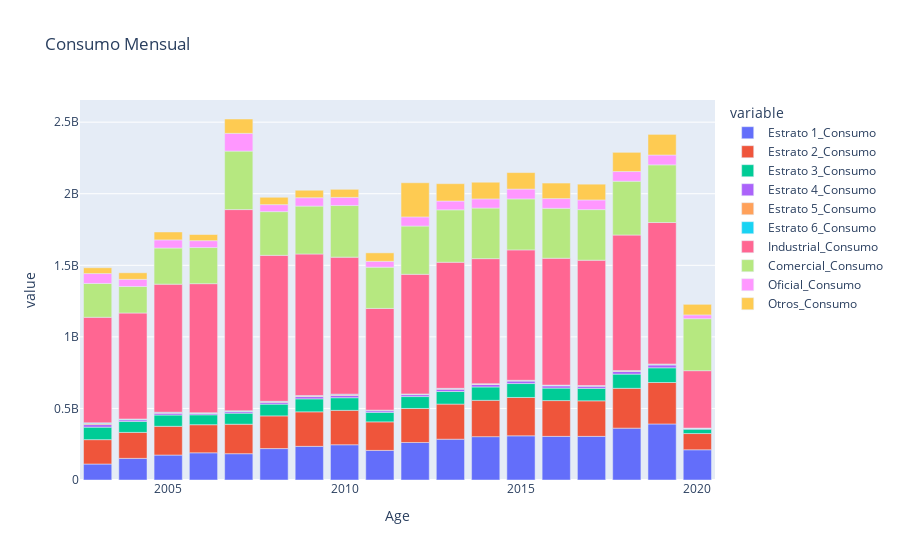

The cell this chart's notebook holds for it:
### Code cell
grafica_0= GraficoBarra(FinalM,ClasesConsumo,['Age'],"Consumo Mensual")
grafica_0

### Figure 1 — Plotly figure (JSON) as saved in the notebook; plotly's stock layout.template omitted (floating-point values rounded to 4 significant figures)
{"data": [{"alignmentgroup": "True", "hovertemplate": "variable=Estrato 1_Consumo<br>Age=%{x}<br>value=%{y}<extra></extra>", "legendgroup": "Estrato 1_Consumo", "marker": {"color": "#636efa"}, "name": "Estrato 1_Consumo", "offsetgroup": "Estrato 1_Consumo", "orientation": "v", "showlegend": true, "textposition": "auto", "type": "bar", "x": [2003, 2004, 2005, 2006, 2007, 2008, 2009, 2010, 2011, 2012, 2013, 2014, 2015, 2016, 2017, 2018, 2019, 2020], "xaxis": "x", "y": [111600000.0, 151100000.0, 174400000.0, 190100000.0, 183700000.0, 219500000.0, 235100000.0, 246200000.0, 206800000.0, 262100000.0, 285100000.0, 302900000.0, 308700000.0, 304900000.0, 304900000.0, 362300000.0, 391500000.0, 211200000.0], "yaxis": "y"}, {"alignmentgroup": "True", "hovertemplate": "variable=Estrato 2_Consumo<br>Age=%{x}<br>value=%{y}<extra></extra>", "legendgroup": "Estrato 2_Consumo", "marker": {"color": "#EF553B"}, "name": "Estrato 2_Consumo", "offsetgroup": "Estrato 2_Consumo", "orientation": "v", "showlegend": true, "textposition": "auto", "type": "bar", "x": [2003, 2004, 2005, 2006, 2007, 2008, 2009, 2010, 2011, 2012, 2013, 2014, 2015, 2016, 2017, 2018, 2019, 2020], "xaxis": "x", "y": [170300000.0, 181500000.0, 200700000.0, 196200000.0, 205900000.0, 228500000.0, 241200000.0, 240300000.0, 199500000.0, 237800000.0, 245200000.0, 253700000.0, 268000000.0, 249901880, 248300000.0, 278200000.0, 289600000.0, 113300000.0], "yaxis": "y"}, {"alignmentgroup": "True", "hovertemplate": "variable=Estrato 3_Consumo<br>Age=%{x}<br>value=%{y}<extra></extra>", "legendgroup": "Estrato 3_Consumo", "marker": {"color": "#00cc96"}, "name": "Estrato 3_Consumo", "offsetgroup": "Estrato 3_Consumo", "orientation": "v", "showlegend": true, "textposition": "auto", "type": "bar", "x": [2003, 2004, 2005, 2006, 2007, 2008, 2009, 2010, 2011, 2012, 2013, 2014, 2015, 2016, 2017, 2018, 2019, 2020], "xaxis": "x", "y": [87180000.0, 76750000.0, 78730000.0, 69220000.0, 77310000.0, 81980000.0, 90600000.0, 88290000.0, 66340000.0, 82910000.0, 88010000.0, 93570000.0, 97180000.0, 87440000.0, 87200000.0, 99180000.0, 102700000.0, 30720000.0], "yaxis": "y"}, {"alignmentgroup": "True", "hovertemplate": "variable=Estrato 4_Consumo<br>Age=%{x}<br>value=%{y}<extra></extra>", "legendgroup": "Estrato 4_Consumo", "marker": {"color": "#ab63fa"}, "name": "Estrato 4_Consumo", "offsetgroup": "Estrato 4_Consumo", "orientation": "v", "showlegend": true, "textposition": "auto", "type": "bar", "x": [2003, 2004, 2005, 2006, 2007, 2008, 2009, 2010, 2011, 2012, 2013, 2014, 2015, 2016, 2017, 2018, 2019, 2020], "xaxis": "x", "y": [18120000.0, 11190000.0, 13000000.0, 8862000.0, 10770000.0, 13010000.0, 15830000.0, 16120000.0, 11210000.0, 13410000.0, 16210000.0, 17110000.0, 17400000.0, 15810000.0, 15130000.0, 18870000.0, 19700000.0, 5231000.0], "yaxis": "y"}, {"alignmentgroup": "True", "hovertemplate": "variable=Estrato 5_Consumo<br>Age=%{x}<br>value=%{y}<extra></extra>", "legendgroup": "Estrato 5_Consumo", "marker": {"color": "#FFA15A"}, "name": "Estrato 5_Consumo", "offsetgroup": "Estrato 5_Consumo", "orientation": "v", "showlegend": true, "textposition": "auto", "type": "bar", "x": [2003, 2004, 2005, 2006, 2007, 2008, 2009, 2010, 2011, 2012, 2013, 2014, 2015, 2016, 2017, 2018, 2019, 2020], "xaxis": "x", "y": [7416000.0, 2308000.0, 3184000.0, 2474000.0, 2769000.0, 3547000.0, 4203000.0, 4909000.0, 2454000.0, 3334000.0, 3464000.0, 3494000.0, 3532000.0, 3109000.0, 3007000.0, 3898000.0, 5224000.0, 1365000.0], "yaxis": "y"}, {"alignmentgroup": "True", "hovertemplate": "variable=Estrato 6_Consumo<br>Age=%{x}<br>value=%{y}<extra></extra>", "legendgroup": "Estrato 6_Consumo", "marker": {"color": "#19d3f3"}, "name": "Estrato 6_Consumo", "offsetgroup": "Estrato 6_Consumo", "orientation": "v", "showlegend": true, "textposition": "auto", "type": "bar", "x": [2003, 2004, 2005, 2006, 2007, 2008, 2009, 2010, 2011, 2012, 2013, 2014, 2015, 2016, 2017, 2018, 2019, 2020], "xaxis": "x", "y": [4681000.0, 3342000.0, 3694000.0, 3339000.0, 3183000.0, 3272000.0, 2911000.0, 4130000.0, 1730000.0, 1914000.0, 2454000.0, 2288000.0, 1879000.0, 1776000.0, 1701000.0, 1835000.0, 1751000.0, 844091], "yaxis": "y"}, {"alignmentgroup": "True", "hovertemplate": "variable=Industrial_Consumo<br>Age=%{x}<br>value=%{y}<extra></extra>", "legendgroup": "Industrial_Consumo", "marker": {"color": "#FF6692"}, "name": "Industrial_Consumo", "offsetgroup": "Industrial_Consumo", "orientation": "v", "showlegend": true, "textposition": "auto", "type": "bar", "x": [2003, 2004, 2005, 2006, 2007, 2008, 2009, 2010, 2011, 2012, 2013, 2014, 2015, 2016, 2017, 2018, 2019, 2020], "xaxis": "x", "y": [737600000.0, 740500000.0, 894500000.0, 901500000.0, 1406000000.0, 1020000000.0, 989100000.0, 957100000.0, 710800000.0, 835600000.0, 880900000.0, 873500000.0, 911100000.0, 886600000.0, 875400000.0, 947300000.0, 988400000.0, 401100000.0], "yaxis": "y"}, {"alignmentgroup": "True", "hovertemplate": "variable=Comercial_Consumo<br>Age=%{x}<br>value=%{y}<extra></extra>", "legendgroup": "Comercial_Consumo", "marker": {"color": "#B6E880"}, "name": "Comercial_Consumo", "offsetgroup": "Comercial_Consumo", "orientation": "v", "showlegend": true, "textposition": "auto", "type": "bar", "x": [2003, 2004, 2005, 2006, 2007, 2008, 2009, 2010, 2011, 2012, 2013, 2014, 2015, 2016, 2017, 2018, 2019, 2020], "xaxis": "x", "y": [236200000.0, 185400000.0, 252400000.0, 252300000.0, 408600000.0, 305500000.0, 334500000.0, 360500000.0, 288200000.0, 337100000.0, 366300000.0, 353400000.0, 356000000.0, 348400000.0, 353500000.0, 376100000.0, 402900000.0, 363200000.0], "yaxis": "y"}, {"alignmentgroup": "True", "hovertemplate": "variable=Oficial_Consumo<br>Age=%{x}<br>value=%{y}<extra></extra>", "legendgroup": "Oficial_Consumo", "marker": {"color": "#FF97FF"}, "name": "Oficial_Consumo", "offsetgroup": "Oficial_Consumo", "orientation": "v", "showlegend": true, "textposition": "auto", "type": "bar", "x": [2003, 2004, 2005, 2006, 2007, 2008, 2009, 2010, 2011, 2012, 2013, 2014, 2015, 2016, 2017, 2018, 2019, 2020], "xaxis": "x", "y": [69100000.0, 49720000.0, 56800000.0, 48070000.0, 124000000.0, 48950000.0, 58700000.0, 56920000.0, 40840000.0, 64010000.0, 61430000.0, 63700000.0, 68760000.0, 68100000.0, 67510000.0, 67480000.0, 68852206, 26440000.0], "yaxis": "y"}, {"alignmentgroup": "True", "hovertemplate": "variable=Otros_Consumo<br>Age=%{x}<br>value=%{y}<extra></extra>", "legendgroup": "Otros_Consumo", "marker": {"color": "#FECB52"}, "name": "Otros_Consumo", "offsetgroup": "Otros_Consumo", "orientation": "v", "showlegend": true, "textposition": "auto", "type": "bar", "x": [2003, 2004, 2005, 2006, 2007, 2008, 2009, 2010, 2011, 2012, 2013, 2014, 2015, 2016, 2017, 2018, 2019, 2020], "xaxis": "x", "y": [40680000.0, 45930000.0, 55290000.0, 42800000.0, 100300000.0, 51350000.0, 52160000.0, 56420000.0, 59110000.0, 238500000.0, 121200000.0, 116700000.0, 115200000.0, 108700000.0, 110100000.0, 134200000.0, 143948216, 73940000.0], "yaxis": "y"}], "layout": {"barmode": "relative", "legend": {"title": {"text": "variable"}, "tracegroupgap": 0}, "title": {"text": "Consumo Mensual"}, "xaxis": {"anchor": "y", "domain": [0, 1], "title": {"text": "Age"}}, "yaxis": {"anchor": "x", "domain": [0, 1], "title": {"text": "value"}}}}
